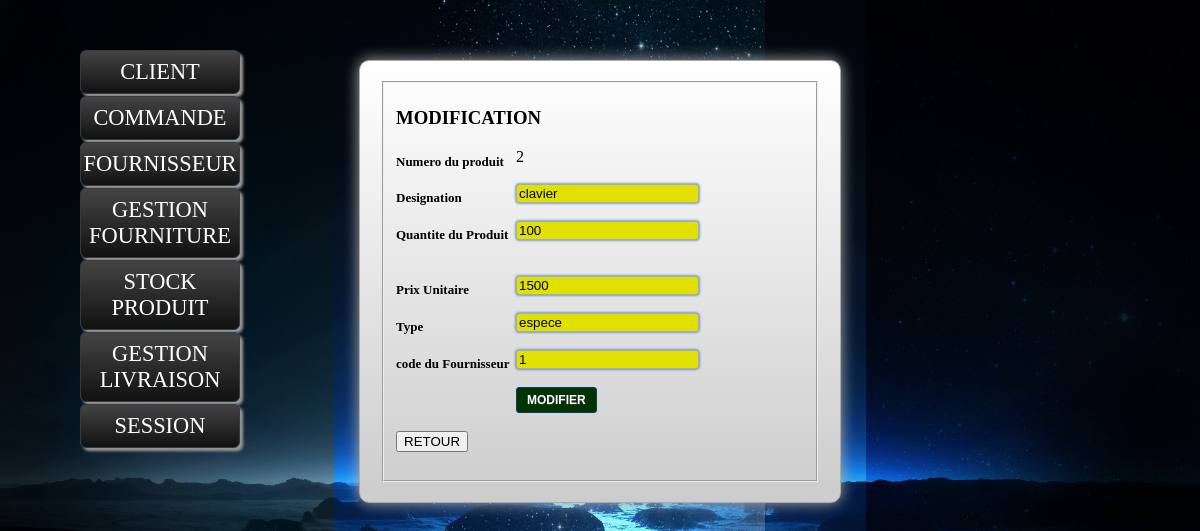
Screenshot of /modifieproduit.php?numproduit=2 (signed in) with the database file from the repository.
### tables this page shows
CREATE TABLE IF NOT EXISTS `produit` (
  `numproduit` int(11) NOT NULL AUTO_INCREMENT,
  `designation` varchar(40) NOT NULL,
  `quantiteproduit` int(11) NOT NULL,
  `qteprodfournitur` int(11) NOT NULL,
  `quantitecom` int(11) NOT NULL,
  `prixUnitaire` int(11) NOT NULL,
  `type` varchar(40) NOT NULL,
  `codefournis` int(11) NOT NULL,
  PRIMARY KEY (`numproduit`)
);

### modifieProduit.php (the view, shortened to what this page needs)
<?php
include("connectionM.php");
if(isset($_SESSION['codecli']))
{
if (isset($_GET['numproduit'])){
$reqr="SELECT numproduit,designation,quantiteproduit,prixUnitaire,type,codefournis FROM produit WHERE numproduit='".$_GET['numproduit']."'";
$resultatr=mysql_query($reqr);
$recupr=mysql_fetch_array($resultatr);
}
?>
<!DOCTYPE html PUBLIC "-//W3C//DTD XHTML 1.0 Transitional//EN" "http://www.w3.org/TR/xhtml1/DTD/xhtml1-transitional.dtd">
<html xmlns="http://www.w3.org/1999/xhtml">
<head>
<link rel="stylesheet" href="design.css"  />
<link rel="stylesheet" type="text/css" href="decor.css">
</head>
<body>
<?php include("enteteE.php") ?>
<?php include("navigationE.php") ?>
 <form method="post"  action="modifieproduit.php">
 <fieldset>
 <caption> <h3> MODIFICATION </h3> </caption>
 <label> Numero du produit </label><input type="hidden" name="numpro" value="<?php echo $recupr['numproduit'];?>"/><?php echo $recupr['numproduit'];?> <br /><br />
 <label> Designation </label>  <input type="text" name="desig" value="<?php echo $recupr['designation'];?>" /> <br /><br />
 <label> Quantite du Produit </label> <input type="text" name="qtepr" value="<?php echo $recupr['quantiteproduit'];?> "/> <br /><br /><br />
 <label> Prix Unitaire </label> <input type="text" name="pri" value="<?php echo $recupr['prixUnitaire'];?> "/> <br /><br />
 <label> Type </label> <input type="text" name="typ" value="<?php echo $recupr['type'];?> "/> <br /><br />
 <label> code du Fournisseur </label> <input type="text" name="codfour" value="<?php echo $recupr['codefournis'];?> "/> <br /><br />
  <input type="submit" name="bouton" value="MODIFIER" /><br /> <br />
  <input type="button" value="RETOUR" onclick="self.history.back();"/><br /><br />
  </fieldset>
  </form>
</body>
</html>
<?php
}
else{
	header("Location:index.php");
}
?>

### design.css (style rules this page uses)
body { background-color:#0000CC; }
form { background:f7f7f7; background:-moz-linear-gradient(90deg, #ccc, #fff); background:-webkit-gradient(linear, left top, left bottom, from(#fff), to(#ccc)); border:1px solid #aaa; -moz-border-radius:10px; -webkit-border-radius:10px; -moz-box-shadow:0 0 15px #aaa; -webkit-box-shadow:0 0 15px #aaa; margin:60px auto 0; padding:20px; width:440px; }
label { cursor:pointer; display:block; float:left; font-size:13px; font-weight:bold; line-height:28px; margin-bottom:5px; width:120px; }
input[type=text], input[type=password] { background:rgba(225, 225, 0.9); background:-moz-linear-gradient(90deg, #fff, #eee); -webkit-gradient(linear, left top, left bottom, from(#eee), to(#fff), color-stop(0.2, #fff)); border:1px solid #aaa; -moz-border-radius:3px; -webkit-border-radius:3px; -moz-box-shadow:0 0 3px #0459b7; -webkit-box-shadow:0 0 3px #0459b7; outline:none; }
input[type=submit] { background:#003300; background:-moz-linear-gradient(90deg, #0459b7, #08adff); -webkit-gradient(linear, left top, left bottom, from(#08adff), to(#0459b7)); border:1px solid #093c75; -moz-border-radius:3px; -webkit-border-radius:3px; -moz-box-shadow:0 0 1px #fff -webkit-box-shadow:0 0 1px #fff; color:#fff; cursor:pointer; font-family:Arial, Helvetica, sans-serif; font-size:12px; font-weight:bold; margin-left:120px; padding:5px 10px; text-decoration:none; text-shadow:0 1px 1px #333; text-transform:uppercase; }

### decor.css (style rules this page uses)
body { background-image:url(fnd.jpg); background-size:100%; }
body:before { content:""; position:fixed; z-index:100; top:-10px; left:-10px; width:110%; height:10px; -webkit-box-shadow:0px 0px 10px rgba(0,0,0,.8); -moz-box-shadow:0px 0px 10px rgba(0,0,0,.8); -na-box-shadow:0px 0px 10px rgba(0,0,0,.8); -o-box-shadow:0px 0px 10px rgba(0,0,0,.8); box-shadow:0px 0px 10px rgba(0,0,0,.8); }

### rows the page displays
produit: numproduit "2", desig "clavier", qtepr "100", pri "1500", typ "espece", codfour "1"
